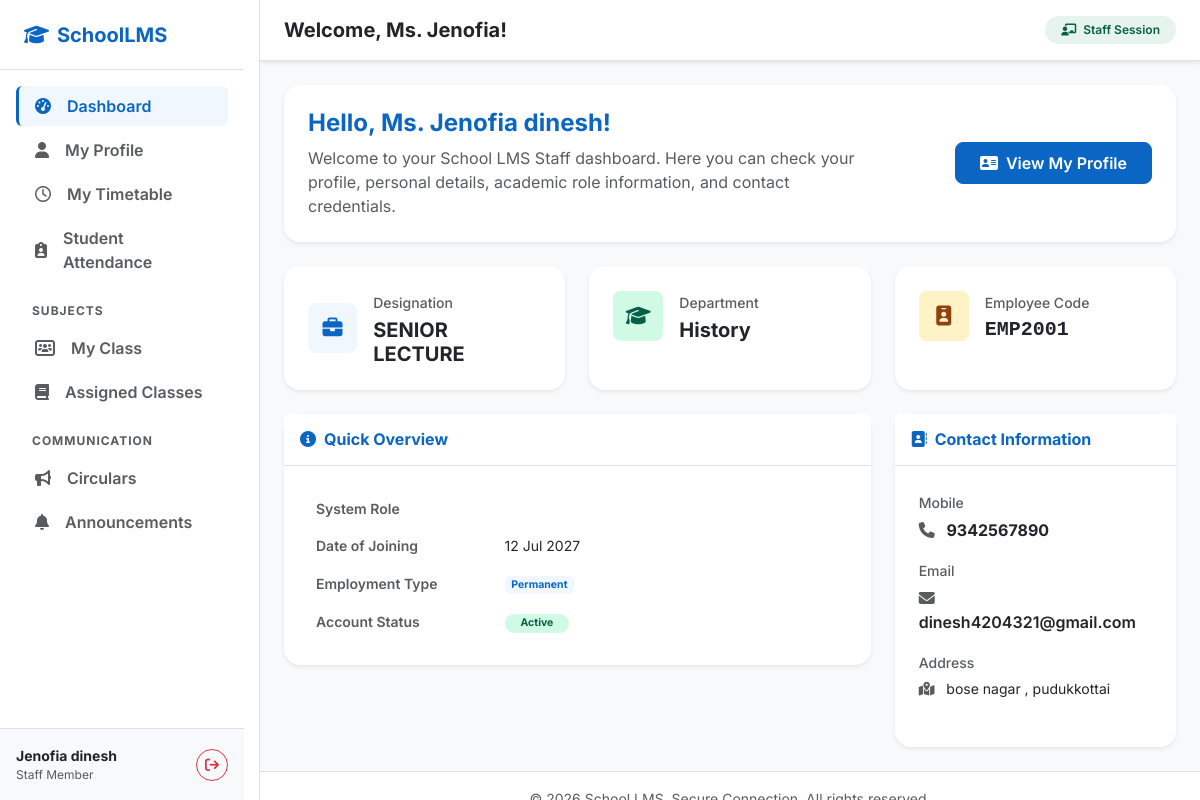
Page /staff/dashboard (signed in) on the committed database.
### app.py (models this page shows, shortened)
class Staff(db.Model):
    __tablename__ = 'staff'
    staff_id = db.Column(db.Integer, primary_key=True)
    employee_id = db.Column(db.String(50), unique=True, nullable=False)
    first_name = db.Column(db.String(100), nullable=False)
    last_name = db.Column(db.String(100), nullable=True)
    gender = db.Column(db.String(20), nullable=False)  # Male, Female, Other
    date_of_birth = db.Column(db.Date, nullable=False)
    mobile = db.Column(db.String(20), nullable=False)
    email = db.Column(db.String(100), nullable=False)
    address = db.Column(db.Text, nullable=False)
    teacher_category = db.Column(db.String(50), nullable=True)  # TGT, PGT, PRT, Non-Teaching
    photo = db.Column(db.String(255), nullable=True)
    department_id = db.Column(db.Integer, db.ForeignKey('departments.id'), nullable=False)
    role_id = db.Column(db.Integer, db.ForeignKey('roles.id'), nullable=True)
    designation = db.Column(db.String(100), nullable=False)
    qualifications = db.relationship('StaffQualification', backref='staff', cascade='all, delete-orphan', lazy=True)
    experiences = db.relationship('StaffExperience', backref='staff', cascade='all, delete-orphan', lazy=True)
    experience_level = db.Column(db.String(50), nullable=True)  # Fresher, Experienced
    experience_type = db.Column(db.String(50), nullable=True)   # Industry Experience, Teaching Experience
    experience_years = db.Column(db.Integer, nullable=True)
    previous_work_details = db.Column(db.Text, nullable=True)
    basic_salary = db.Column(db.Numeric(10, 2), nullable=True)
    aadhar_number = db.Column(db.String(20), nullable=True)
    aadhar_document = db.Column(db.String(255), nullable=True)
    account_holder_name = db.Column(db.String(100), nullable=True)
    bank_name = db.Column(db.String(100), nullable=True)
    account_number = db.Column(db.String(50), nullable=True)
    ifsc_code = db.Column(db.String(20), nullable=True)
    bank_document = db.Column(db.String(255), nullable=True)
    joining_date = db.Column(db.Date, nullable=False)
    employment_type = db.Column(db.String(50), nullable=False)  # Permanent, Contract
    status = db.Column(db.String(50), nullable=False, default='Active')  # Active, Inactive, Terminated, Resigned
    date_of_termination = db.Column(db.Date, nullable=True)
    termination_reason = db.Column(db.Text, nullable=True)
    relieving_date = db.Column(db.Date, nullable=True)
    username = db.Column(db.String(100), unique=True, nullable=False)
    password_hash = db.Column(db.String(255), nullable=False)
    last_login = db.Column(db.DateTime, nullable=True)
    created_at = db.Column(db.DateTime, default=datetime.utcnow, nullable=False)
    updated_at = db.Column(db.DateTime, default=datetime.utcnow, onupdate=datetime.utcnow, nullable=False)

class Department(db.Model):
    __tablename__ = 'departments'
    id = db.Column(db.Integer, primary_key=True)
    name = db.Column(db.String(100), unique=True, nullable=False)
    short_form = db.Column(db.String(20), nullable=True)
    staff_members = db.relationship('Staff', backref='department', lazy=True)

### app.py (the view)
@app.route('/staff/dashboard')
def staff_portal_dashboard():
    if not session.get('staff_logged_in'):
        flash("Access denied. Please log in first.", "warning")
        return redirect(url_for('staff_portal_login'))
    staff = Staff.query.get(session.get('staff_id'))
    if not staff:
        session.clear()
        return redirect(url_for('staff_portal_login'))
    return render_template('staff/dashboard.html', staff=staff)

### templates/staff/dashboard.html (shortened to what this page needs)
{% extends "staff/base.html" %}
{% block header_title %}Welcome, {% if staff.gender == 'Male' %}Mr. {% elif staff.gender == 'Female' %}Ms. {% endif %}{{ staff.first_name }}!{% endblock %}
{% block content %}
<div class="row g-4">
    <div class="col-12">
        <div class="card border-0 shadow-sm rounded-4 bg-white p-4">
            <div class="row align-items-center">
                <div class="col-md-8">
                    <h4 class="fw-bold text-blue-primary">Hello, {% if staff.gender == 'Male' %}Mr. {% elif staff.gender == 'Female' %}Ms. {% endif %}{{ staff.first_name }} {{ staff.last_name or '' }}!</h4>
                    <p class="text-muted mb-0">
                        Welcome to your School LMS Staff dashboard. Here you can check your profile, personal details, academic role information, and contact credentials.
                    </p>
                </div>
                <div class="col-md-4 text-md-end mt-3 mt-md-0">
                    <a href="{{ url_for('staff_portal_profile') }}" class="btn btn-blue-primary px-4 py-2 fw-semibold">
                        <i class="fa-solid fa-address-card me-1"></i> View My Profile
                    </a>
                </div>
            </div>
        </div>
    </div>
    <div class="col-md-4">
        <div class="card border-0 shadow-sm rounded-4 bg-white p-4 h-100">
            <div class="d-flex align-items-center gap-3">
                <div class="bg-blue-light text-blue-primary rounded-3 d-flex align-items-center justify-content-center" style="width: 50px; height: 50px;">
                    <i class="fa-solid fa-briefcase fa-lg"></i>
                </div>
                <div>
                    <span class="text-muted small fw-medium">Designation</span>
                    <h5 class="fw-bold text-dark mb-0 mt-1">{{ staff.designation }}</h5>
                </div>
            </div>
        </div>
    </div>
    <div class="col-md-4">
        <div class="card border-0 shadow-sm rounded-4 bg-white p-4 h-100">
            <div class="d-flex align-items-center gap-3">
                <div class="bg-success-light text-success rounded-3 d-flex align-items-center justify-content-center" style="width: 50px; height: 50px;">
                    <i class="fa-solid fa-graduation-cap fa-lg"></i>
                </div>
                <div>
                    <span class="text-muted small fw-medium">Department</span>
                    <h5 class="fw-bold text-dark mb-0 mt-1">{{ staff.department.name }}</h5>
                </div>
            </div>
        </div>
    </div>
    <div class="col-md-4">
        <div class="card border-0 shadow-sm rounded-4 bg-white p-4 h-100">
            <div class="d-flex align-items-center gap-3">
                <div class="bg-warning-light text-warning rounded-3 d-flex align-items-center justify-content-center" style="width: 50px; height: 50px;">
                    <i class="fa-solid fa-id-badge fa-lg"></i>
                </div>
                <div>
                    <span class="text-muted small fw-medium">Employee Code</span>
                    <h5 class="fw-bold text-dark mb-0 mt-1 font-monospace">{{ staff.employee_id }}</h5>
                </div>
            </div>
        </div>
    </div>
    <div class="col-md-8">
        <div class="card border-0 shadow-sm rounded-4 bg-white mb-4">
            <div class="card-header bg-white border-bottom py-3">
                <h6 class="fw-bold text-blue-primary mb-0">
                    <i class="fa-solid fa-circle-info me-2"></i>Quick Overview
                </h6>
            </div>
            <div class="card-body p-4">
                <div class="table-responsive">
                    <table class="table table-borderless align-middle mb-0">
                        <tbody>
                            <tr>
                                <td class="fw-semibold text-muted py-2 small" style="width: 35%;">System Role</td>
                                <td class="text-dark py-2 small fw-semibold">{{ staff.role.name }}</td>
                            </tr>
                            <tr>
                                <td class="fw-semibold text-muted py-2 small">Date of Joining</td>
                                <td class="text-dark py-2 small">{{ staff.joining_date.strftime('%d %b %Y') if staff.joining_date }}</td>
                            </tr>
                            <tr>
                                <td class="fw-semibold text-muted py-2 small">Employment Type</td>
                                <td class="text-dark py-2 small">
                                    <span class="badge bg-blue-light text-blue-primary">{{ staff.employment_type }}</span>
                                </td>
                            </tr>
                            <tr>
                                <td class="fw-semibold text-muted py-2 small">Account Status</td>
                                <td class="text-dark py-2 small">
                                    <span class="badge bg-success-light text-success px-3 py-1 rounded-pill fw-bold">{{ staff.status }}</span>
                                </td>
                            </tr>
                        </tbody>
                    </table>
                </div>
            </div>
        </div>
    </div>
    <div class="col-md-4">
        <div class="card border-0 shadow-sm rounded-4 bg-white mb-4 h-100">
            <div class="card-header bg-white border-bottom py-3">
                <h6 class="fw-bold text-blue-primary mb-0">
                    <i class="fa-solid fa-address-book me-2"></i>Contact Information
                </h6>
            </div>
            <div class="card-body p-4">
                <div class="mb-3">
                    <span class="text-muted small fw-medium">Mobile</span>
                    <div class="text-dark fw-bold mt-1"><i class="fa-solid fa-phone me-2 text-muted"></i> {{ staff.mobile }}</div>
                </div>
                <div class="mb-3">
                    <span class="text-muted small fw-medium">Email</span>
                    <div class="text-dark fw-semibold mt-1"><i class="fa-solid fa-envelope me-2 text-muted"></i> {{ staff.email }}</div>
                </div>
                <div>
                    <span class="text-muted small fw-medium">Address</span>
                    <div class="text-dark small mt-1"><i class="fa-solid fa-map-location-dot me-2 text-muted"></i> {{ staff.address }}</div>
                </div>
            </div>
        </div>
    </div>
</div>
{% endblock %}

### static/css/style.css (style rules this page uses)
:root { --blue-primary: #0a66c2; --blue-hover: #004182; --blue-dark: #002244; --blue-light: #f0f7fe; --blue-accent: #3b82f6; --bg-light: #f8fafc; --text-dark: #1e293b; --text-muted: #64748b; --success-light: #d1fae5; --success-text: #065f46; --warning-light: #fef3c7; --warning-text: #92400e; --info-light: #e0f2fe; --info-text: #0369a1; }
body { font-family: 'Inter', sans-serif; color: var(--text-dark); background-color: var(--bg-light) !important; }
.text-blue-primary { color: var(--blue-primary) !important; }
.bg-blue-light { background-color: var(--blue-light) !important; }
.btn-blue-primary { background-color: var(--blue-primary); border-color: var(--blue-primary); color: #ffffff; transition: all 0.2s ease-in-out; border-radius: 8px; }
.bg-success-light { background-color: var(--success-light) !important; }
.text-success { color: var(--success-text) !important; }
.bg-warning-light { background-color: var(--warning-light) !important; }
.text-warning { color: var(--warning-text) !important; }

### rows in the picture
Staff: first_name "Jenofia", last_name "dinesh", designation "SENIOR LECTURE", employee_id "EMP2001", joining_date "12 Jul 2027", employment_type "Permanent", status "Active", mobile "9342567890", email "dinesh4204321@gmail.com", address "bose nagar , pudukkottai"
Department: department.name "History"

### other values in the picture
{{ session.get('staff_name', 'Staff Member') }} "Jenofia dinesh"
